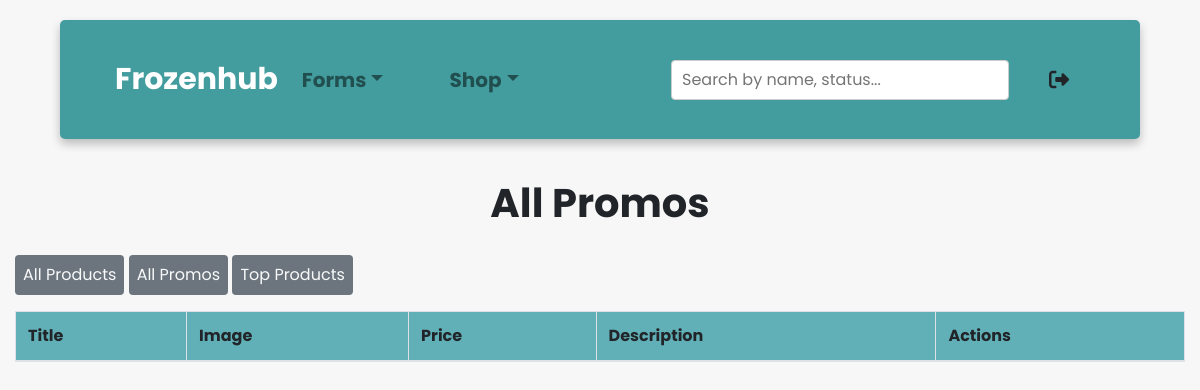
The app's page /admin/index.php?view_promos (signed in), older data.
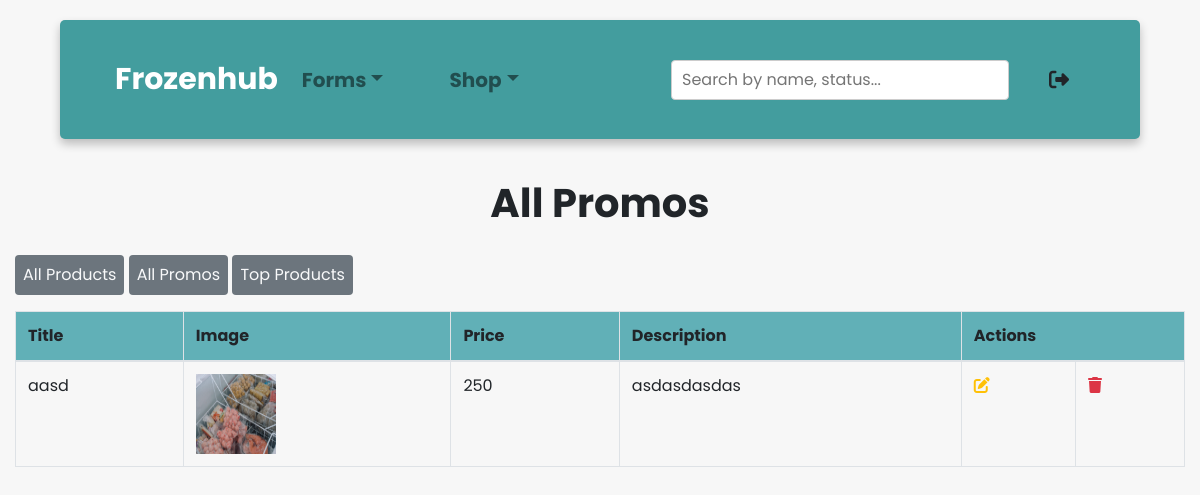
The same page, newer data.
### tables this page shows
CREATE TABLE `products` (
  `product_id` int(11) NOT NULL,
  `product_title` varchar(250) DEFAULT NULL,
  `product_description` varchar(250) DEFAULT NULL,
  `product_keyword` varchar(250) DEFAULT NULL,
  `product_price` bigint(250) DEFAULT NULL,
  `product_image` varchar(255) DEFAULT NULL,
  `category_id` int(11) DEFAULT NULL,
  `date` timestamp NOT NULL DEFAULT current_timestamp() ON UPDATE current_timestamp()
);

### admin/shop/view_promos.php (the view, shortened to what this page needs)
<div class="container-fluid">
  <h1 class="text-center" style="padding: 20px; font-weight:bold">All Promos</h1>
  <a href="index.php?view_products" class="btn btn-secondary p-2 py-2 border-0 text-decoration-none text-light mb-3">All Products</a>
  <a href="index.php?view_promos" class="btn btn-secondary p-2 py-2 border-0 text-decoration-none text-light mb-3">All Promos</a>
  <a href="index.php?view_top" class="btn btn-secondary p-2 py-2 border-0 text-decoration-none text-light mb-3">Top Products</a>
  <table id="table" class="table table-stripped table-bordered dataTable responsive display nowrap no-footer dtr-inline collapsed printTable darkBG" role="grid" cellspacing="0" style="width:100%">
    <thead style="background-color: #61b0b7;">
      <tr>
        <th>Title</th>
        <th>Image </th>
        <th>Price </th>
        <th>Description </th>
        <th colspan="2">Actions</th>
      </tr>
    </thead>
    <tbody>
      <?php
      $category_query = "SELECT * FROM products  WHERE category_id ='2' ORDER BY date";
      $result_category = mysqli_query($conn, $category_query);
      while ($row = mysqli_fetch_assoc($result_category)) {
        $product_id = $row["product_id"];
        $product_title = $row["product_title"];
        $product_image = $row["product_image"];
        $product_price = $row["product_price"];
        $product_description = $row["product_description"];
        echo "
            <tr>
            <td> $product_title</td>
            <td> <img src = './products_images/$product_image' width='80px;' height='80px;'> </td>
            <td> $product_price</td>
            <td>$product_description</td>
            <td> "; ?>
        <a href="./shop/edit_products.php?id= <?php echo $product_id ?>" class='text-warning'><i class='fa-solid fa-pen-to-square'></i></a>
      <?php
        echo "
           </td>
           <td>
           <a href = '#' class='text-danger'  data-toggle='modal' data-target='#deleteModal'><i class='fa-solid fa-trash'></i></a>
            </td>
            ";
      } ?>
    </tbody>

Row changes from the older to the newer data that the page shows:
added products: product_title "aasd", product_image (picture), product_price "250", product_description "asdasdasdas"
